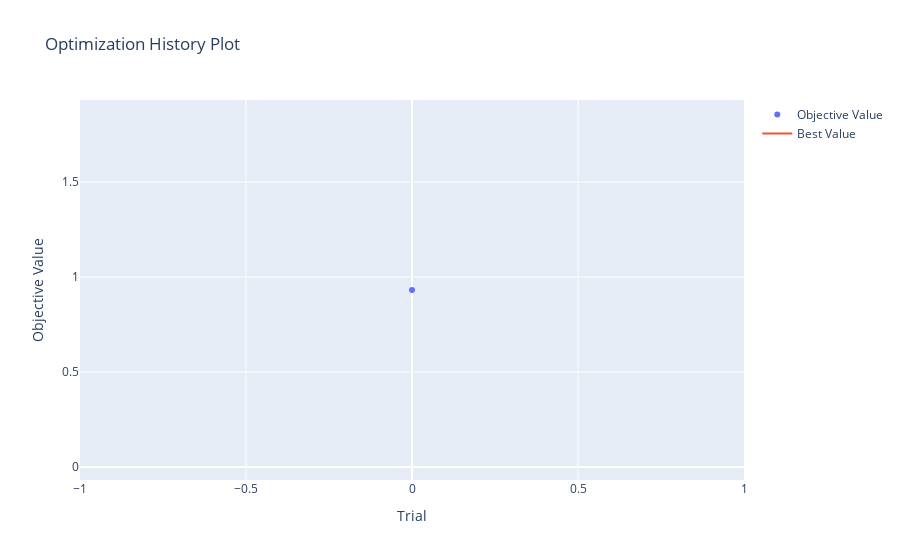

Notebook code cell kept with this figure:
### Markdown cell above
### CatBoost

### Code cell
def objective_ct(trial):
    ct_params = {
        "iterations": trial.suggest_int("iterations", low = 100, high = 2000),
        "depth": trial.suggest_int("depth", 3, 10),
        "learning_rate": trial.suggest_float('learning_rate', 1e-3, 1, log = True),
        "l2_leaf_reg": trial.suggest_int("l2_leaf_reg", low = 1, high = 10),
        'verbose': False
    }
    kf = KFold(n_splits = 5, shuffle = True, random_state = 123)
    values_test = []
    ct = CatBoostClassifier(**ct_params)
    for trf_index, tef_index in kf.split(X_train): # train and test folds of train data (only data we use now)
        X_trf, X_tef = X_train.iloc[trf_index], X_train.iloc[tef_index]
        y_trf, y_tef = y_train.iloc[trf_index], y_train.iloc[tef_index]
        ct.fit(X_trf, y_trf)
        values_test.append(roc_auc_score(y_tef, ct.predict_proba(X_tef)[:,1]))
    return np.mean(np.array(values_test))

study = optuna.create_study(direction = 'maximize')
study.optimize(objective_ct, n_trials = 1)
fig = vis.plot_optimization_history(study)
fig.show()
print('Study Summary')
print(study.best_params)
print('AUC-ROC:', study.best_value)
print('Best model results')
grid3 = CatBoostClassifier(**study.best_params)
grid3.fit(X_train, y_train)
joblib.dump(grid3, 'sp_catboost.pkl')
y_val_pred = grid3.predict(X_val)
y_val_proba = grid3.predict_proba(X_val)[:,1]
fpr3, tpr3, thresholds = roc_curve(y_val, y_val_proba, pos_label = 1)
plt.plot(fpr3, tpr3, '-o', linewidth=2, label = 'XGBoost')
plt.plot([0,1], [0,1], 'k--' )
plt.legend()
n_arg = np.argmin(abs(tpr3-1))
thr_opt = thresholds[n_arg]
print('Optimal threshold', thr_opt)
# Putting metrics here as well 
print('Test Metrics')
y_test_proba = grid3.predict_proba(X_test)[:,1]
y_test_final = y_test_proba.copy()
y_test_final[y_test_proba >= thr_opt] = 1
y_test_final[y_test_proba < thr_opt] = 0
print(accuracy_score(y_test, y_test_final)) # accuracy
print(roc_auc_score(y_test, y_test_proba)) # roc auc
print(confusion_matrix(y_test, y_test_final)) # confusion matrix

### Figure 1 — Plotly figure (JSON) as saved in the notebook; plotly's stock layout.template omitted (floating-point values rounded to 4 significant figures)
{"data": [{"mode": "markers", "name": "Objective Value", "type": "scatter", "x": [0], "y": [0.9314]}, {"mode": "lines", "name": "Best Value", "type": "scatter", "x": [0], "y": [0.9314]}, {"marker": {"color": "#cccccc"}, "mode": "markers", "name": "Infeasible Trial", "showlegend": false, "type": "scatter", "x": [], "y": []}], "layout": {"title": {"text": "Optimization History Plot"}, "xaxis": {"title": {"text": "Trial"}}, "yaxis": {"title": {"text": "Objective Value"}}}}
